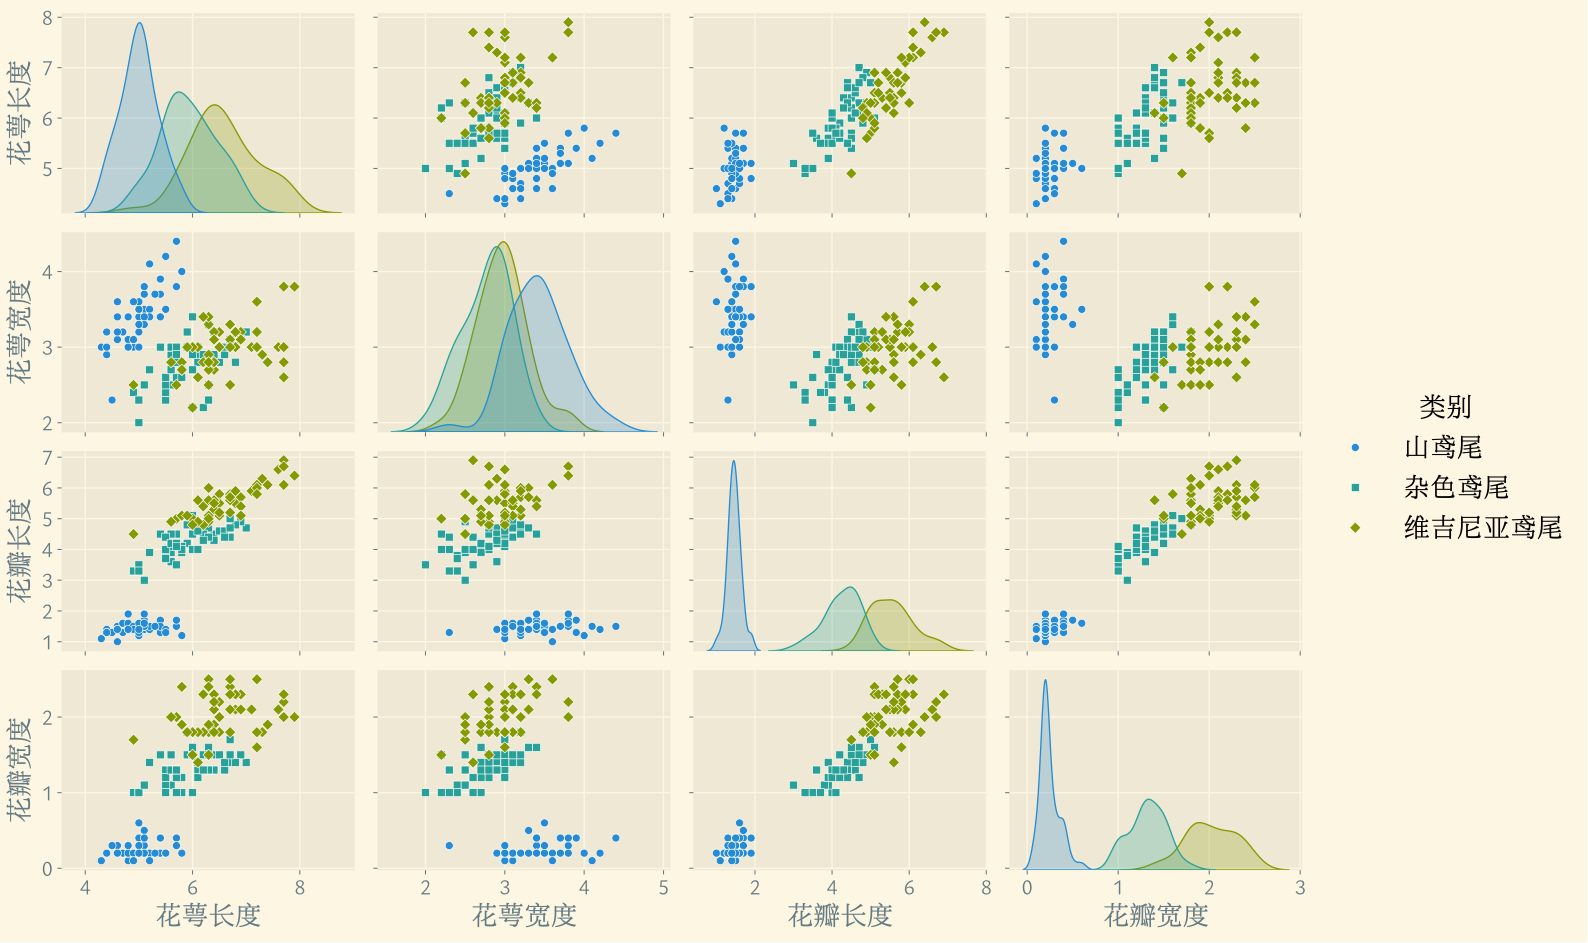

Here is the Python script that generated this plot:
import matplotlib.pyplot as plt
import matplotlib.font_manager as fm
import seaborn as sns
import matplotlib.ticker as ticker
from sklearn.datasets import load_iris

zhisong = fm.FontEntry(fname="/home/avanti/Fonts/LXGW/LXGWNeoZhiSongScreenFull.ttf", name="LXGW Neo ZhiSong Screen Full")
fm.fontManager.ttflist.insert(0, zhisong)
plt.rcParams.update({
    "font.family": ["Ysabeau Office", "LXGW Neo ZhiSong Screen Full"],
    "axes.unicode_minus": True,
    "savefig.bbox": "tight",
    "font.size": 20,
    "xtick.labelsize": 16,
    "ytick.labelsize": 16,
})

iris = sns.load_dataset("iris")
iris.columns = ["花萼长度", "花萼宽度", "花瓣长度", "花瓣宽度", "类别"]
kind_dict = {"setosa": "山鸢尾", "versicolor": "杂色鸢尾", "virginica": "维吉尼亚鸢尾"}
iris["类别"] = iris["类别"].map(kind_dict)

with plt.style.context('Solarize_Light2'):
    g = sns.pairplot(iris, hue="类别", aspect=1.4, markers=["o", "s", "D"])
    axes = g.axes
    for i, row in enumerate(axes):
        for j, ax in enumerate(row):
            ax.yaxis.set_major_locator(ticker.MultipleLocator(1))
            ax.set_xlabel(g.x_vars[j], fontsize=20)
            ax.set_ylabel(g.y_vars[i], fontsize=20)
    plt.savefig("iris-plot.svg")
